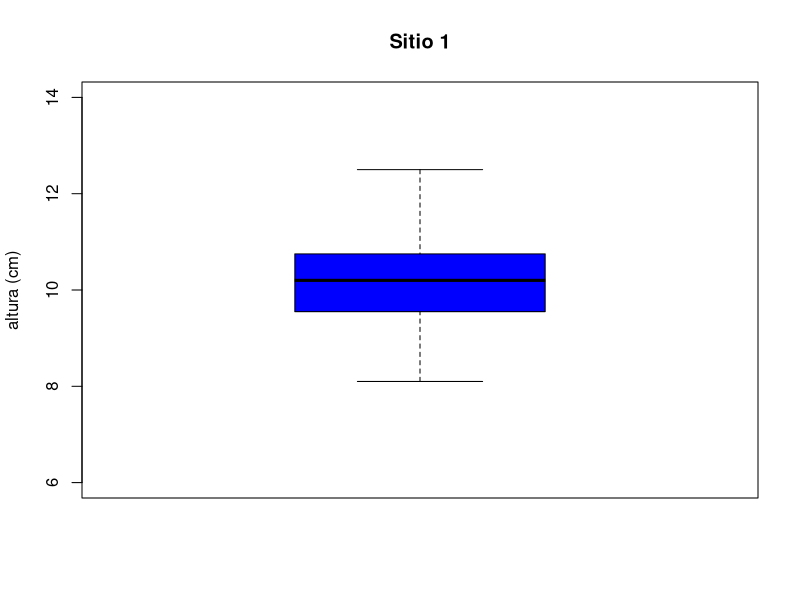

Generate this figure with R:
# Alejandra Janeth Nuñez Treviño 
# 21/08/2023
# Matricula: 2070873


# Importar datos ----------------------------------------------------------
# Funcion read.csv (sirve para importar datos csv a R)
setwd("C:/Met_Es/Codigos")
mediciones <-read.csv("mediciones.csv", header = TRUE)
head(mediciones) # Funcion head (sirve para ver los primeros 6 datos)

# Descriptivas ------------------------------------------------------------
# medidas de tendencia central media, mediana, rango

mean(mediciones$altura) #Moda
median(mediciones$altura) #Mediana
range(mediciones$altura) #Rango
fivenum(mediciones$altura) #Representa los 5 numeros del boxplot

# medidas de dispersión desviacion estándar, varianza

sd(mediciones$altura)
var(mediciones$altura)


# Gráficas ----------------------------------------------------------------

boxplot(mediciones$altura,col = "blue", ylab = "altura (cm)", main = "Sitio 1", ylim = c(6,14))


# Hipótesis ---------------------------------------------------------------

# xobs 10.17 vs xteo=11
# Todos los cedros no alcanzaron los 11 cm.
# El valor de alfa referencia es 0.05

# Procedimiento -----------------------------------------------------------
# Aplicar la función de t.test (Nunca se pone la media, se ponen los datos de origen)
t.test(mediciones$altura,mu=11)
# "df" significa grados de libertad
t.test(mediciones$altura,mu=10.5)
t.test(mediciones$altura,mu=10.6)
t.test(mediciones$altura,mu=10.55)


# Replicabilidad ----------------------------------------------------------

# Guardar la prueba de ten un objeto llamado "prueba"
prueba<-t.test(mediciones$altura, mu=11)

# Conocer los grados de libertad
prueba$parameter

# Conocer el p-value
prueba$p.value
# Se acepta la H1
# Conocer los intervalos de confianza
prueba$conf.int